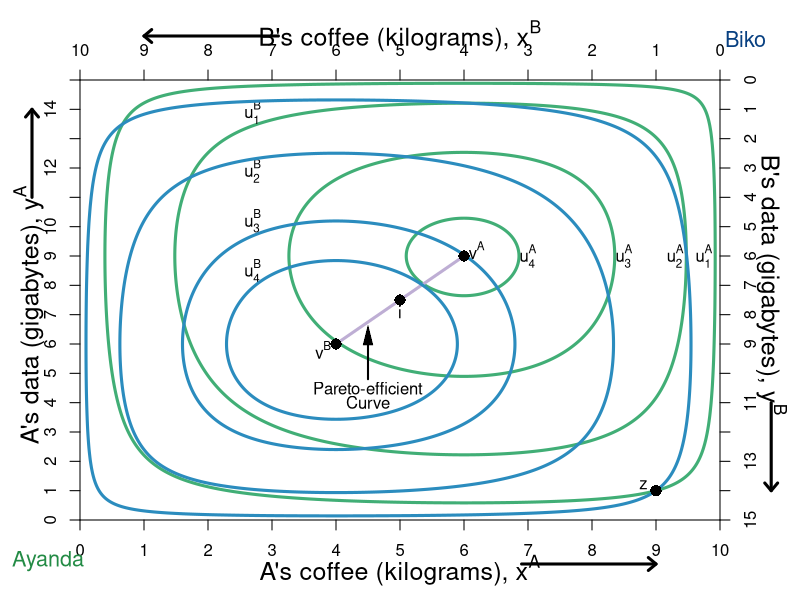

R code for this plot:
require(shape)
#pdf(file = "property_hg_hg_powers_aSTEP1.pdf", width = 9, height = 7)
#pdf(file = "property_hg_hg_powers_aSTEP2.pdf", width = 9, height = 7)
#pdf(file = "property_hg_hg_powers_aSTEP3.pdf", width = 9, height = 7)

pdf(file = "property/property_hg_hg_powers_a.pdf", width = 9, height = 7)

#Set parameters for graphics
axislabelsize <- 1.5
graphlinewidth <- 3
namesize <- 1.3

COL <- c("#7fc97f", "#beaed4", "#fdc086", "#ffff99", "#386cb0", "#f0027f", "#bf5b17", "#666666")
COLA <- c("#99d8c9","#66c2a4","#41ae76", "#238b45", "#005824")
COLB <- c("#4eb3d3", "#2b8cbe", "#0868ac","#084081")

par(mar =  c(4, 4, 4, 4))

uA <- function(x, y, alpha = 0.5, lambda = 0.4) {
  (x^(alpha)*y^(1 - alpha))^(1-lambda)*((10 - x)^(alpha)*(15 - y)^(1 - alpha))^lambda
}

uB <- function(x, y) {
  (10 - x)^(0.5)*(15 - y)^(0.5)
}

xlims <- c(0, 10)
ylims <- c(0, 15)

npts <- 501 
x <- seq(xlims[1], xlims[2], length.out = npts)
y <- seq(ylims[1], ylims[2], length.out = npts) 



#For B we need a utility where xA = 5.88, ya = 8.82 => corresponds to 1.618 above

plot(0, 0, xlim = xlims, ylim = ylims, type = "n",
     xlab = expression(paste("")),
     ylab = expression(paste("")), 
     xaxt = "n", 
     yaxt = "n", 
     cex.lab = axislabelsize, 
     bty = "n",
     xaxs="i", 
     yaxs="i")

ticksy <- seq(from = 0, to = 15, by = 1)
ylabels <- seq(from = 0, to = 15, by = 1)
ticksx <- seq(from = 0, to = 10, by = 1)
xlabels <- seq(from = 0, to = 10, by = 1)
axis(1, at = ticksx, pos = 0, labels = xlabels)
axis(2, at = ticksy, pos = 0, labels = ylabels, las = 0)

#a <- c(uA(9,1) - 1, uA(9,1), uA(9,1) + 2, uA(9,1), uA(9,1) + 3, uA(9,1) + 4, uA(9,1) + 5, uA(9,1) + 6, uA(9,1) + 6.6,  uA(9,1) + 7)
a <- c(uA(9,1), uA(9,1) + 1.5, uA(9,1) + 2.5,  uA(9,1) + 2.92)

contour(x, y, 
        outer(x, y, uA),
        drawlabels = FALSE,
        col = COLA[3],
        lwd = graphlinewidth,
        levels = a, 
        xaxs="i", 
        yaxs="i", 
        add = TRUE) 

mtext(expression(paste("A's coffee (kilograms), ", x^A)), side=1, line = 2.5, cex = axislabelsize)
text(-0.8, 7, expression(paste("A's data (gigabytes), ", y^A)), xpd = TRUE, cex = axislabelsize, srt = 90) 

#Add arrows:
arrows(-0.75, 11, -0.75, 14, xpd = TRUE, length=0.1,angle=40,lwd=3)
arrows(6.9, -1.5, 9, -1.5, xpd = TRUE, length=0.1,angle=40,lwd=3)

segments(4, 6, 6, 9, lty = 1, col = COL[2] , lwd = graphlinewidth)
text(4.5, 4.5, expression("Pareto-efficient"))
text(4.5, 4, expression("Curve"))
Arrows(4.5, 4.8, 4.5, 6.3, col = "black", lty = 1, lwd = 2, arr.type = "triangle", arr.lwd = 0.5)

#Label the iso-welfare functions for the HG, Aisha
text(9.75, 9, expression(u[1]^A))
text(9.3, 9, expression(u[2]^A))
text(8.5, 9, expression(u[3]^A))
text(7, 9, expression(u[4]^A))

#Label the indifference curves for the HE, Betty
text(2.7, 13.9, expression(u[1]^B))
text(2.7, 11.9, expression(u[2]^B))
text(2.7, 10.2, expression(u[3]^B))
text(2.7, 8.5, expression(u[4]^B))

#text(1.3, 1.1, expression(u[5]^B))

#A's bliss point - 3.1073 is the value of u
# points(5.88, 8.82, pch = 16, col = "black", cex = 1.5)
# text(6, 13.5, expression(paste("A's highest u, ", u[max]^A)))
# Arrows(6, 13.2, 6, 9.5, col = "black", lty = 1, lwd = 2, arr.type = "triangle", arr.lwd = 0.5)

#Label point i. 
points(5, 7.5, pch = 16, col = "black", cex = 1.5)
text(5, 7.1, expression(paste(i)))
# 



text(-0.5, -1.4, expression("Ayanda"), xpd = TRUE, cex = namesize, col = COLA[4])
text(10.4, 16.4, expression("Biko"), xpd = TRUE, cex = namesize, col = COLB[4])

par(new = TRUE)

#Use the same x and ylims as previously, but with locations switched
xlims2 <- c(10, 0)
ylims2 <- c(15, 0)

#Leave the ylab and xlab blank to ensure no axes titles
plot(0, 0, xlim = xlims2, ylim = ylims2, type = "n",
     xlab = expression(paste("")),
     ylab = expression(paste("")),
     xaxt = "n", 
     yaxt = "n", 
     cex.lab = 1.3, 
     bty = "n",
     xaxs="i", 
     yaxs="i")

uB <- function(x, y, alpha = 0.5, lambda = 0.4) {
  (x^(alpha)*y^(1 - alpha))^(1-lambda)*((10 - x)^(alpha)*(15 - y)^(1 - alpha))^lambda
}

b <- c(uB(1,14), uB(1,14) + 1.5, uB(1,14) + 2.33, uB(1,14) + 2.6)

contour(x, y, 
        outer(x, y, uB),
        drawlabels = FALSE,
        col = COLB[2],
        lwd = graphlinewidth,
        levels = b, 
        add = TRUE
) 


# #Label two points for comparison
points(1, 14, pch = 16, col = "black", cex = 1.5)
text(1.2, 13.8, expression(paste(z)))

# #Label two points for comparison
points(0.4*10, 0.4*15, pch = 16, col = "black", cex = 1.5)
text(0.4*10-0.2, 0.4*15-0.2,expression(paste(v^A)))


points(0.6*10, 0.6*15, pch = 16, col = "black", cex = 1.5)
text(0.6*10 + 0.2, 0.6*15 + 0.2,expression(paste(v^B)))


# points(8.8, (3/2)*8.8, pch = 16, col = "black", cex = 1.5)
# text(8.8, (3/2)*8.8 - 0.5, expression(paste(j)))
# 
# points(0.4, (3/2)*0.4, pch = 16, col = "black", cex = 1.5)
# text(0.4 + 0.2, (3/2)*0.4 + 0.2, expression(paste(k)))

#Set up axes at sides 3 and 4 (top and right)
axis(side = 3, at = ticksx, pos = 0, labels = xlabels)
axis(side = 4, at = ticksy, pos = 0, labels = ylabels, las = 0)
text(5, -1.5, expression(paste("B's coffee (kilograms), ", x^B)), xpd = TRUE, cex = axislabelsize)
text(-0.8, 7, expression(paste("B's data (gigabytes), ", y^B)), xpd = TRUE, cex = axislabelsize, srt = 270) 

#Add arrows:
arrows(-0.8, 11, -0.8, 14, xpd = TRUE, length=0.1,angle=40,lwd=3)
arrows(6.9, -1.5, 9, -1.5, xpd = TRUE, length=0.1,angle=40,lwd=3)


dev.off()
